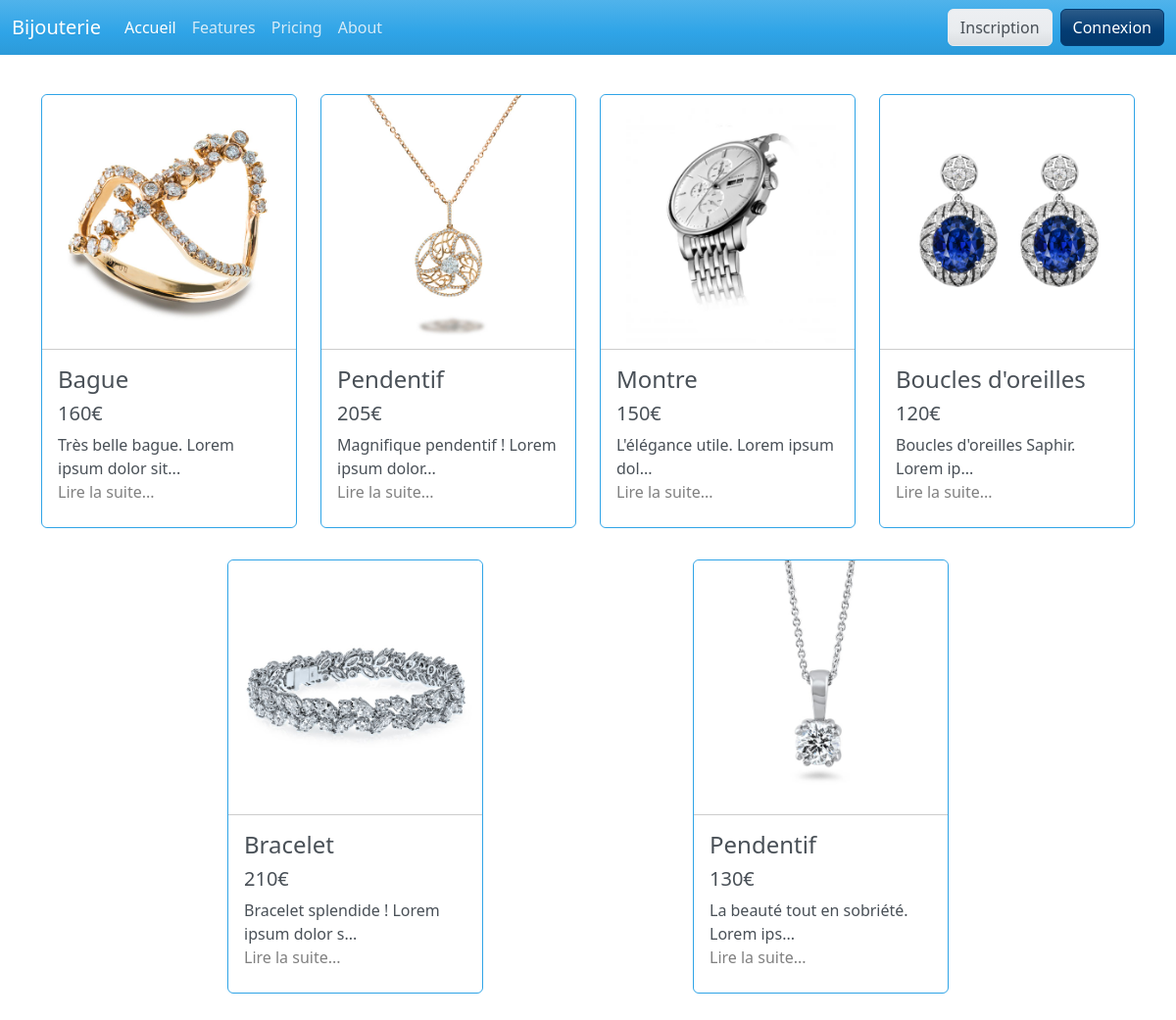
The page / on the database its author committed.
### tables this page shows
CREATE TABLE `product` (
  `id` int(11) NOT NULL,
  `title` varchar(255) NOT NULL,
  `price` float NOT NULL,
  `size` varchar(255) DEFAULT NULL,
  `picture` varchar(255) NOT NULL,
  `description` text NOT NULL,
  `id_category` int(11) NOT NULL
);

### inc/init.inc.php (called while the page is built, shortened)
<?php
$pdo = new PDO('mysql:host=localhost;dbname=ma_bijouterie', 'root', '', array(PDO::ATTR_ERRMODE => PDO::ERRMODE_WARNING, PDO::MYSQL_ATTR_INIT_COMMAND => 'SET NAMES utf8'));
function executeRequete($requete, $param  = array())
{
    global $pdo;
    $resultat = $pdo->prepare($requete);
    $success = $resultat->execute($param);
    if ($success) {
        return $resultat;
    } else {
        return false;
    }
}
function connect()
{
    if (isset($_SESSION['user'])) {
        return true;
    } else {
        return false;
    }
}

### index.php (the view, shortened to what this page needs)
<?php require_once 'inc/header.inc.php';
$resultat = executeRequete("SELECT * FROM product");
$products = $resultat->fetchAll(PDO::FETCH_ASSOC);
?>
<div class="row justify-content-evenly">
    <?php foreach ($products as $product) : ?>
        <a class="col-md-3 text-decoration-none " href="<?= BASE . 'front/detailProduit.php?id=' . $product['id']; ?>">
            <div class="card card-index p-0 border-primary my-3 mx-auto " style="max-width: 20rem;">
                <div class="card-header  p-0">
                    <img src="<?= $product['picture']; ?>" class="rounded-top img-fluid" alt="photo du bijou">
                </div>
                <div class="card-body">
                    <h4 class="card-title"><?= $product['title']; ?></h4>
                    <h5 class="card-title"><?= $product['price']; ?>€</h5>
                    <p class="card-title"><?= substr($product['description'], 0, 40) . '...<br>'; ?><span style="color:gray">Lire la suite...</span></p>
                </div>
            </div>
        </a>
    <?php endforeach; ?>
</div>
<?php require_once 'inc/footer.inc.php'; ?>

### inc/header.inc.php (shortened to what this page needs)
<!doctype html>
<html lang="fr">
<head>
    <link rel="stylesheet" href="https://cdnjs.cloudflare.com/ajax/libs/bootswatch/5.2.3/cerulean/bootstrap.min.css" />
    <link rel="stylesheet" href="/PHP/PHP_mon_dossier/08-projet/style.css">
</head>
<body>
    <?php require_once 'init.inc.php'; ?>
    <nav class="navbar navbar-expand-lg navbar-dark bg-primary">
        <div class="container-fluid">
            <a class="navbar-brand" href="<?= BASE; ?>">Bijouterie</a>
            <div class="collapse navbar-collapse" id="navbarColor02">
                <ul class="navbar-nav me-auto">
                    <li class="nav-item">
                        <a class="nav-link active" href="<?= BASE; ?>">Accueil</a>
                    </li>
                    <li class="nav-item">
                        <a class="nav-link" href="#">Features</a>
                    </li>
                    <li class="nav-item">
                        <a class="nav-link" href="#">Pricing</a>
                    </li>
                    <li class="nav-item">
                        <a class="nav-link" href="#">About</a>
                    </li>
                </ul>
                <?php if (!connect()) : ?>
                    <a href="<?= BASE . 'security/inscription.php'; ?>" class="btn btn-secondary me-2">Inscription</a>
                    <a href="<?= BASE . 'security/connexion.php'; ?>" class="btn btn-info">Connexion</a>
                <?php else :  ?>
                    <a href="<?= BASE . '?action=deco'; ?>" class="btn btn-info">Deconnexion</a>
                <?php endif; ?>
            </div>
        </div>
    </nav>
    <div class="container mt-4 pb-4">

### inc/footer.inc.php (shortened to what this page needs)
</div>
</body>
</html>

### rows shown on the page
product: picture (picture), title "Bague", price "160", description "Très belle bague. Lorem ipsum dolor sit"
product: picture (picture), title "Pendentif", price "205", description "Magnifique pendentif ! Lorem ipsum dolor"
product: picture (picture), title "Montre", price "150", description "L'élégance utile. Lorem ipsum dol"
product: picture (picture), title "Boucles d'oreilles", price "120", description "Boucles d'oreilles Saphir. Lorem ip"
product: picture (picture), title "Bracelet", price "210", description "Bracelet splendide ! Lorem ipsum dolor s"
product: picture (picture), title "Pendentif", price "130", description "La beauté tout en sobriété. Lorem ips"
